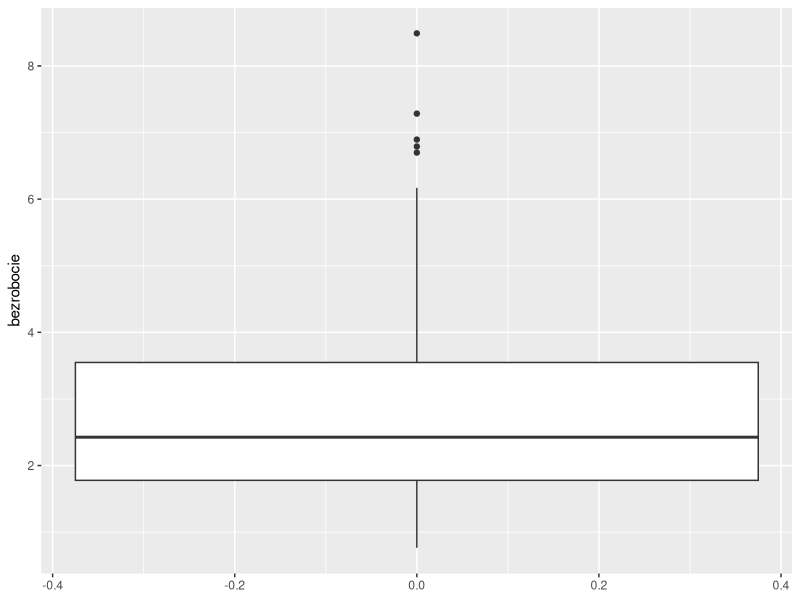
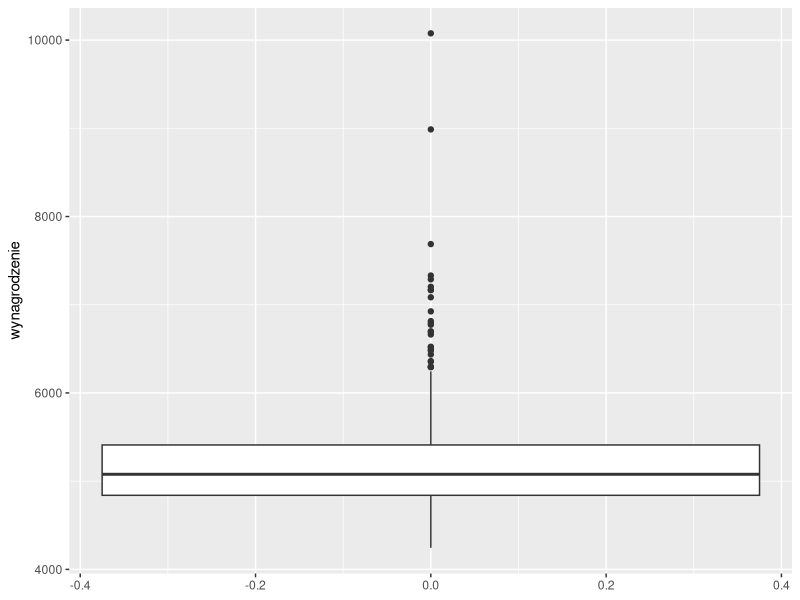
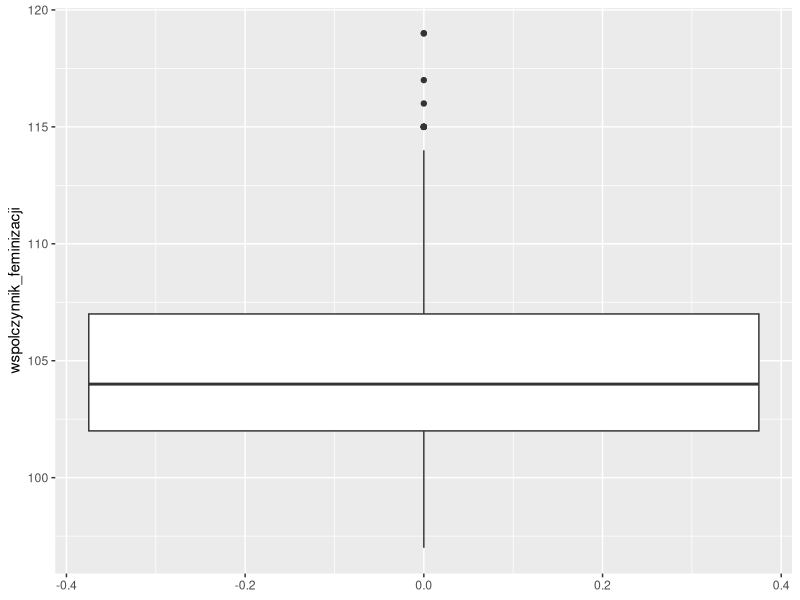
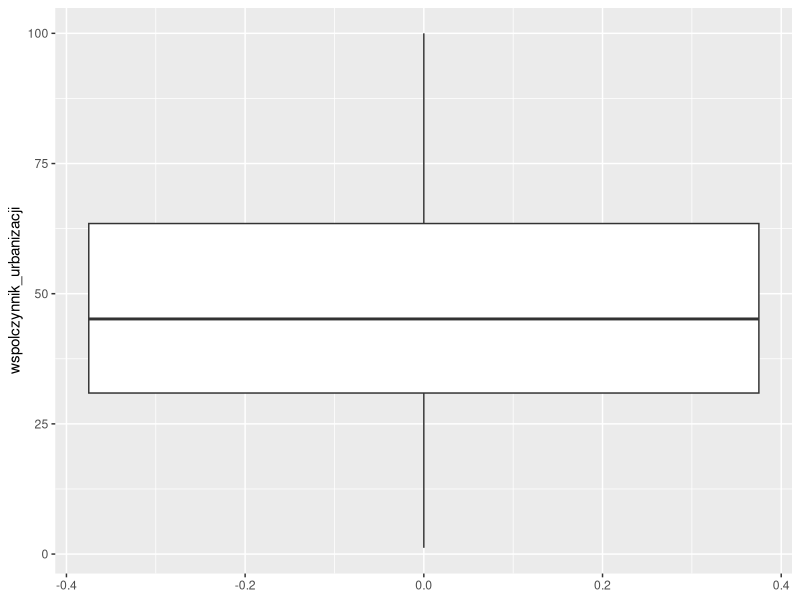
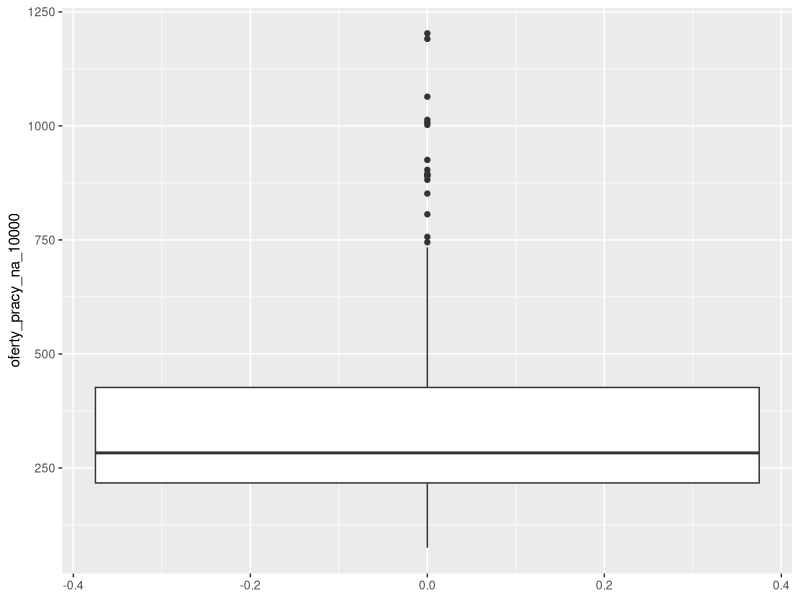
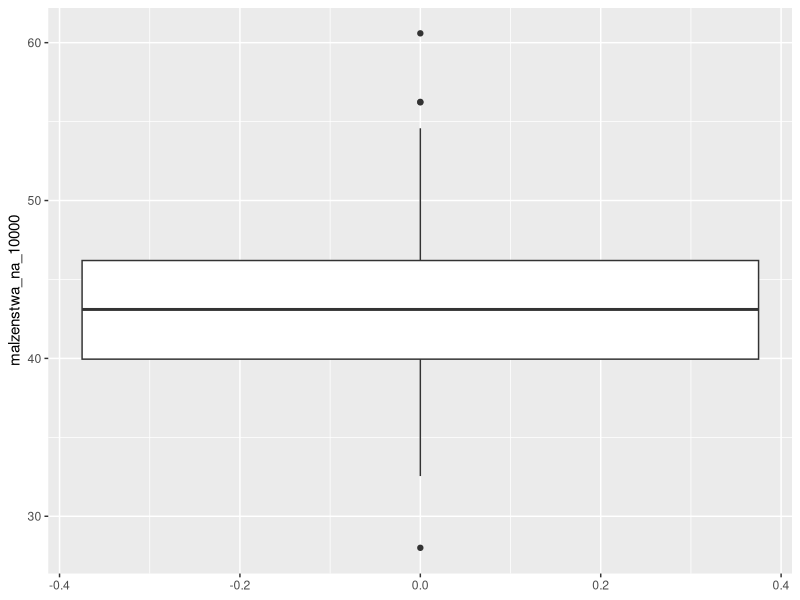

The R script that drew these images, in order:
library(e1071)
library(openxlsx)
library(ggplot2)
dane <- read.xlsx("dane.xlsx")
dane <- dane[, -ncol(dane)]

srednia_bezrobocie <- mean(dane$bezrobocie)
odchylenie_bezrobocie <- sd(dane$bezrobocie)
skosnosc_bezrobocie <- skewness(dane$bezrobocie)
kurtoza_bezrobocie <- kurtosis(dane$bezrobocie)
wspo_zmiennosci_bezrobocie <- odchylenie_bezrobocie/srednia_bezrobocie * 100
cat("BEZROBOCIE:
Średnia:", srednia_bezrobocie,
"Odchylenie standardowe:", odchylenie_bezrobocie,
"Skośność:", skosnosc_bezrobocie,
"Kurtoza:", kurtoza_bezrobocie,
"Współczynnik zmienności:", wspo_zmiennosci_bezrobocie)
ggplot(dane, aes(y = bezrobocie)) +
  geom_boxplot()

srednia_wynagrodzenia <- mean(dane$wynagrodzenie)
odchylenie_wynagrodzenia <- sd(dane$wynagrodzenie)
skosnosc_wynagrodzenia <- skewness(dane$wynagrodzenie)
kurtoza_wynagrodzenia <- kurtosis(dane$wynagrodzenie)
wspo_zmiennosci_wynagrodzenia <- odchylenie_wynagrodzenia/srednia_wynagrodzenia * 100
cat("WYNAGRODZENIA:
Średnia:", srednia_wynagrodzenia,
    "Odchylenie standardowe:", odchylenie_wynagrodzenia,
    "Skośność:", skosnosc_wynagrodzenia,
    "Kurtoza:", kurtoza_wynagrodzenia,
    "Współczynnik zmienności:", wspo_zmiennosci_wynagrodzenia)
ggplot(dane, aes(y = wynagrodzenie)) +
  geom_boxplot()

srednia_wsp_fem <- mean(dane$wspolczynnik_feminizacji)
odchylenie_wsp_fem <- sd(dane$wspolczynnik_feminizacji)
skosnosc_wsp_fem <- skewness(dane$wspolczynnik_feminizacji)
kurtoza_wsp_fem <- kurtosis(dane$wspolczynnik_feminizacji)
wspo_zmiennosci_wsp_fem <- odchylenie_wsp_fem/srednia_wsp_fem * 100
cat("WSPÓŁCZYNNIK FEMINIZACJI:
Średnia:", srednia_wsp_fem,
    "Odchylenie standardowe:", odchylenie_wsp_fem,
    "Skośność:", skosnosc_wsp_fem,
    "Kurtoza:", kurtoza_wsp_fem,
    "Współczynnik zmienności:", wspo_zmiennosci_wsp_fem)
ggplot(dane, aes(y = wspolczynnik_feminizacji)) +
  geom_boxplot()

srednia_wsp_urb <- mean(dane$wspolczynnik_urbanizacji)
odchylenie_wsp_urb <- sd(dane$wspolczynnik_urbanizacji)
skosnosc_wsp_urb <- skewness(dane$wspolczynnik_urbanizacji)
kurtoza_wsp_urb <- kurtosis(dane$wspolczynnik_urbanizacji)
wspo_zmiennosci_wsp_urb <- odchylenie_wsp_urb/srednia_wsp_urb * 100
cat("WSPÓŁCZYNNIK URBANIZACJI:
Średnia:", srednia_wsp_urb,
    "Odchylenie standardowe:", odchylenie_wsp_urb,
    "Skośność:", skosnosc_wsp_urb,
    "Kurtoza:", kurtoza_bezrobocie,
    "Współczynnik zmienności:", wspo_zmiennosci_wsp_urb)
ggplot(dane, aes(y = wspolczynnik_urbanizacji)) +
  geom_boxplot()

srednia_oferty <- mean(dane$oferty_pracy_na_10000)
odchylenie_oferty<- sd(dane$oferty_pracy_na_10000)
skosnosc_oferty <- skewness(dane$oferty_pracy_na_10000)
kurtoza_oferty <- kurtosis(dane$oferty_pracy_na_10000)
wspo_zmiennosci_oferty<- odchylenie_oferty/srednia_oferty * 100
cat("OFERTY PRACY:
Średnia:", srednia_oferty,
    "Odchylenie standardowe:", odchylenie_oferty,
    "Skośność:", skosnosc_oferty,
    "Kurtoza:", kurtoza_oferty,
    "Współczynnik zmienności:", wspo_zmiennosci_oferty)
ggplot(dane, aes(y = oferty_pracy_na_10000)) +
  geom_boxplot()

srednia_malzenstwa <- mean(dane$malzenstwa_na_10000)
odchylenie_malzenstwa <- sd(dane$malzenstwa_na_10000)
skosnosc_malzenstwa <- skewness(dane$malzenstwa_na_10000)
kurtoza_malzenstwa <- kurtosis(dane$malzenstwa_na_10000)
wspo_zmiennosci_malzenstwa <- odchylenie_malzenstwa/srednia_malzenstwa * 100
cat("MAŁŻEŃSTWA:
Średnia:", srednia_malzenstwa,
    "Odchylenie standardowe:", odchylenie_malzenstwa,
    "Skośność:", skosnosc_malzenstwa,
    "Kurtoza:", kurtoza_malzenstwa,
    "Współczynnik zmienności:", wspo_zmiennosci_malzenstwa)
ggplot(dane, aes(y = malzenstwa_na_10000)) +
  geom_boxplot()

dane_do_korelacji <- dane[, -1]
korelacja <- cor(dane_do_korelacji)

#metoda hellwiga
Y <- dane[, 2]
xlist <- lapply(dane[, 3:7], function(x) as.numeric(x))

# Funkcja Metoda Hellwiga, która zwraca sumę wszystkich h- indywidualnych pojemności nośników informacji
metoda_hellwiga <- function(y, podzbior_zmiennych) {
  H <- 0
  n <- length(podzbior_zmiennych)
  for (i in 1:n) {
    c1 <- (cor(podzbior_zmiennych[[i]], y))^2 # Iteruje przez każdą zmienną w podzbiorze i dla każdej zmiennej oblicza kwadrat korelacji między nią a zmienną y
    suma_mianownik <- 0
    for (j in 1:n) {
      c2 <- abs(cor(podzbior_zmiennych[[i]], podzbior_zmiennych[[j]])) # Oblicza sumę wartości bezwzględnych korelacji między tą zmienną a każdą inną zmienną w podzbiorze
      
      suma_mianownik <- suma_mianownik + c2
    }
    h <- c1 / suma_mianownik # Dzieli kwadrat korelacji przez sumę wartości bezwzględnych korelacji
    H <- H + h # Sumuje te wartości dla wszystkich zmiennych w podzbiorze
  }
  return(H) # Zwraca wartość integralnej pojemności informacyjnej dla tego podzbioru
}

# Funkcja do obliczania integralnej pojemności informacyjnej dla podzbioru zmiennych
integralna_pojemnosc <- function(y, xlist) {
  n <- length(xlist)
  H_max <- -Inf
  najlepszy_podzbior <- NULL
  
  for (i in 1:(2^n - 1)) { # Pętla iteruje po wszystkich kombinacjach podzbiorach zmiennych z listy xlist
    pozycja_binarna <- (i %/% 2^(0:(n-1))) %% 2 == 1 # zwraca wektor binarny, który określa które zmienne zostaną wybrane do podzbioru
    wybrane_zmienne <- xlist[pozycja_binarna]
    H <- metoda_hellwiga(y, wybrane_zmienne) # Oblicza wartość integralnej pojemności informacyjnej H dla aktualnego podzbioru zmiennych
    if (H > H_max) {
      H_max <- H
      najlepszy_podzbior <- which(pozycja_binarna)
    }
  }
  
  return(list(H_max, najlepszy_podzbior)) # Zostaje zwracana lista z maksymalną wartością integralnej pojemności informacyjnej oraz indeksy najlepszego podzbioru zmiennych.
}

# Wypisanie wyników dla wylosownaych danych
wynik <- integralna_pojemnosc(Y, xlist)
cat("Największa wartość integralnej pojemności informacyjnej:", wynik[[1]], "\n")
cat("Najlepszy podzbiór zmiennych:")
for (i in wynik[[2]]) {
  cat(" ", paste("X", i, sep = ""))
}

